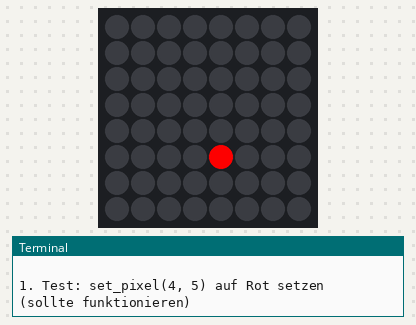
A program run on a simulated Raspberry Pi (BCM pin numbers) with a Sense HAT. Shown: the Sense HAT's 8×8 RGB LED matrix, the last lines printed to the terminal. At 11.8 s the program stops and its outputs stay as they are.

Above: at 0.1 s.
At 5.1 s:
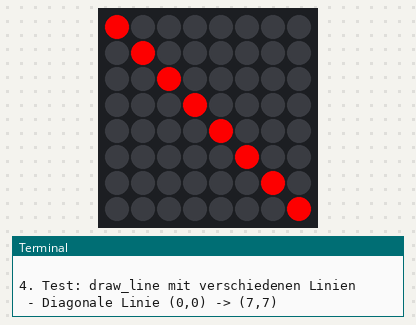
At 7.1 s:
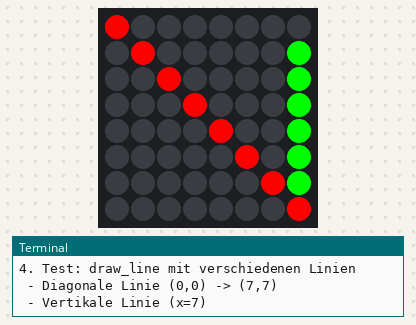
At 9.17 s:
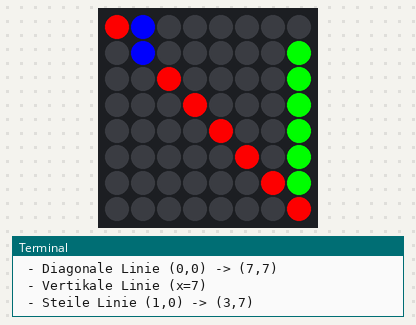
At 9.8 s:
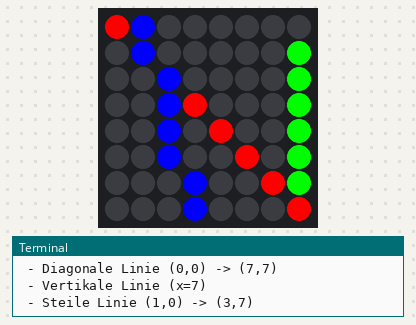

Measured:
- what the display in image 1 shows lasts 2.0 s, from 5.0 s to 7.0 s
- what the display in image 4 shows lasts 2.1 s, from 9.7 s to 11.8 s

The program:

Class_MySenseHat.py
```python
#!/usr/bin/python3
# ------------------------------------------------------------------
# Name: Class_MySenseHat.py
#
# Description:
# Eine abgeleitete Klasse von SenseHat mit erweiterten und
# robusteren Methoden zum Setzen von Pixeln und Zeichnen von Linien.
#
# Autor: Benedikt Ribi
# History:
# 24-Mai-2024  -  Initial Version
# ------------------------------------------------------------------

"""Compatibility shim: try to import real SenseHat, then emulator, otherwise provide
a minimal mock SenseHat base class so MySenseHat can be imported and used during
development on machines without the Sense HAT libraries installed.
"""
try:
    from sense_hat import SenseHat
    _BASE_IMPL = 'hardware'
except Exception:
    try:
        from sense_emu import SenseHat
        _BASE_IMPL = 'emulator'
    except Exception:
        # Use the centralized mock implementation from mock_sensehat.py.
        # If it's not available, raise an ImportError so the failure is
        # explicit during development rather than silently falling back.
        try:
            from mock_sensehat import SenseHat
            _BASE_IMPL = 'mock'
        except Exception as e:
            raise ImportError("No SenseHat implementation available: install 'sense_hat', 'sense_emu' or provide 'mock_sensehat.py'.") from e

import time

class MySenseHat:
    """Wrapper around a real SenseHat-like object that provides robust
    helpers (set_pixel, draw_line) while delegating sensor and display calls
    to the underlying implementation. Use composition to ensure a single
    authoritative implementation of public behaviour.
    """

    def __init__(self, base=None):
        """Create a MySenseHat wrapper.

        If `base` is provided, it must implement the SenseHat API (clear,
        set_pixel, get_pixels, show_message, show_letter, get_temperature,
        get_humidity, get_pressure, etc.). If omitted, a default `SenseHat()`
        instance is created from this module's compatibility imports.
        """
        if base is None:
            self._base = SenseHat()
        else:
            self._base = base
        print("MySenseHat-Objekt wurde erstellt.")

    def set_pixel(self, x, y, r, g=None, b=None):
        """
        Setzt ein einzelnes LED-Pixel auf die angegebene Farbe,
        aber nur, wenn die Koordinaten innerhalb des 8x8-Rasters liegen.
        Akzeptiert Ganzzahlen, Fliesskommazahlen (werden gerundet) und Strings.

        :param x: x-Koordinate (0-7)
        :param y: y-Koordinate (0-7)
        :param r: Roter Farbwert (0-255) oder ein Tupel (r, g, b)
        :param g: Grüner Farbwert (0-255)
        :param b: Blauer Farbwert (0-255)
        """
        try:
            x_val = int(round(float(x)))
            y_val = int(round(float(y)))
        except (ValueError, TypeError):
            print(f"Fehler: Ungültige Koordinaten '{x}', '{y}'. Konnten nicht in Zahlen umgewandelt werden.")
            return

        if 0 <= x_val <= 7 and 0 <= y_val <= 7:
            # Normalize color input: allow r to be a tuple/list (r,g,b)
            if g is None and b is None and isinstance(r, (tuple, list)) and len(r) == 3:
                rr, gg, bb = r
            else:
                rr, gg, bb = r, g, b

            # Try to coerce color values to ints safely
            try:
                rr_i = int(round(float(rr))) if rr is not None else 0
            except Exception:
                rr_i = 0
            try:
                gg_i = int(round(float(gg))) if gg is not None else 0
            except Exception:
                gg_i = 0
            try:
                bb_i = int(round(float(bb))) if bb is not None else 0
            except Exception:
                bb_i = 0

            # Delegate to the underlying implementation
            try:
                self._base.set_pixel(x_val, y_val, rr_i, gg_i, bb_i)
            except Exception as e:
                # If the base implementation doesn't accept the 5-arg form,
                # try a common alternative (x,y,(r,g,b))
                try:
                    self._base.set_pixel(x_val, y_val, (rr_i, gg_i, bb_i))
                except Exception:
                    # Swallow exceptions to keep behaviour tolerant in tests
                    print(f"Warn: set_pixel delegation failed: {e}")
        else:
            # Optional: Eine Meldung ausgeben, wenn Pixel ausserhalb liegen
            # print(f"Info: Pixel ({x_val}, {y_val}) liegt ausserhalb des 8x8-Rasters und wird ignoriert.")
            pass

    def draw_line(self, x1, y1, x2, y2, color=(255, 255, 255), draw_speed=0):
        """
        Zeichnet eine Linie vom Start- zum Endpunkt.
        Punkte ausserhalb des LED-Matrix-Bereichs werden ignoriert.
        Behandelt vertikale und steile Linien korrekt.

        :param x1: x-Koordinate des Startpunkts
        :param y1: y-Koordinate des Startpunkts
        :param x2: x-Koordinate des Endpunkts
        :param y2: y-Koordinate des Endpunkts
        :param color: Farbe der Linie als (r, g, b) Tupel.
        :param draw_speed: Pause in Sekunden nach jedem gesetzten Pixel für Animation.
        """
        try:
            x1 = round(float(x1))
            y1 = round(float(y1))
            x2 = round(float(x2))
            y2 = round(float(y2))
        except (ValueError, TypeError):
            print(f"Fehler: Ungültige Koordinaten für draw_line. Konnten nicht in Zahlen umgewandelt werden.")
            return

        if x1 == x2:  # Vertikale Linie
            if y1 > y2:
                y1, y2 = y2, y1  # y-Werte sortieren
            for y in range(y1, y2 + 1):
                self.set_pixel(x1, y, color)
                time.sleep(draw_speed)
        else:
            # Punkte sortieren, sodass x1 immer kleiner oder gleich x2 ist
            if x1 > x2:
                x1, x2 = x2, x1
                y1, y2 = y2, y1

            # Division durch Null wird durch die obige if-Abfrage (x1 == x2) verhindert
            a = (y1 - y2) / (x1 - x2)
            c = y1 - a * x1

            if abs(a) > 1:  # Steile Linie
                # y-Werte für die Iteration sortieren
                min_y, max_y = (y1, y2) if y1 < y2 else (y2, y1)
                for y in range(min_y, max_y + 1):
                    # a kann nicht 0 sein, da abs(a) > 1
                    x = (y - c) / a
                    self.set_pixel(x, y, color)
                    time.sleep(draw_speed)
            else:  # Flache Linie
                for x in range(x1, x2 + 1):
                    y = a * x + c
                    self.set_pixel(x, y, color)
                    time.sleep(draw_speed)

    # --- Delegation helpers so external code can use the SenseHat API ---
    def clear(self, colour=(0, 0, 0)):
        try:
            return self._base.clear(colour)
        except Exception:
            # Some mocks accept no args
            try:
                return self._base.clear()
            except Exception:
                return None

    def get_pixels(self):
        return self._base.get_pixels()

    def set_pixels(self, pixel_list):
        """
        Set a list of pixels on the 8x8 matrix. Accepts a list/tuple of up to 64
        elements where each element is either a (r,g,b) tuple/list or a single
        int (greyscale). Entries beyond 64 are ignored. Invalid entries are
        skipped.
        """
        if not isinstance(pixel_list, (list, tuple)):
            return 0
        count = 0
        for i, p in enumerate(pixel_list[:64]):
            x = i % 8
            y = i // 8
            try:
                # reuse existing set_pixel normalization
                self.set_pixel(x, y, p)
                count += 1
            except Exception:
                # be tolerant: skip bad entries
                continue
        return count

    def show_letter(self, s='?', text_colour=(255, 255, 255), back_colour=(0, 0, 0)):
        try:
            return self._base.show_letter(s, text_colour, back_colour)
        except Exception:
            # Some base implementations expose show_message only
            try:
                return self._base.show_message(s)
            except Exception:
                return None

    def show_message(self, message, scroll_speed=0.1):
        try:
            return self._base.show_message(message, scroll_speed)
        except Exception:
            try:
                return self._base.show_message(message)
            except Exception:
                return None

    def get_temperature(self):
        return self._base.get_temperature()

    def get_humidity(self):
        return self._base.get_humidity()

    def get_pressure(self):
        return self._base.get_pressure()


if __name__ == "__main__":
    print("--- Testprogramm für MySenseHat ---")

    # Ein Objekt von MySenseHat erstellen
    my_hat = MySenseHat()
    my_hat.clear()

    # --- Test-Driven-Ansatz für set_pixel ---
    print("\n1. Test: set_pixel(4, 5) auf Rot setzen (sollte funktionieren)")
    my_hat.set_pixel(4, 5, 255, 0, 0)
    time.sleep(2)

    print("2. Test: set_pixel(8, 5) auf Grün setzen (sollte ignoriert werden, kein Fehler)")
    my_hat.set_pixel(8, 5, 0, 255, 0) # Führt nicht mehr zum Fehler
    time.sleep(1)

    print("3. Test: set_pixel mit Fliesskommazahlen und String")
    my_hat.set_pixel(1.2, "3.8", 0, 0, 255) # Setzt Pixel (1, 4) auf Blau
    time.sleep(2)

    # --- Tests für draw_line ---
    print("\n4. Test: draw_line mit verschiedenen Linien")
    my_hat.clear()

    print(" - Diagonale Linie (0,0) -> (7,7)")
    my_hat.draw_line(0, 0, 7, 7, color=(255, 0, 0)) # Rot
    time.sleep(2)

    print(" - Vertikale Linie (x=7)")
    my_hat.draw_line(7, 6, 7, 1, color=(0, 255, 0)) # Grün
    time.sleep(2)

    print(" - Steile Linie (1,0) -> (3,7)")
    my_hat.draw_line(1, 0, 3, 7, color=(0, 0, 255), draw_speed=0.1) # Blau, animiert
    time.sleep(2)

    my_hat.clear()
    print("\n--- Testprogramm beendet ---")
```
